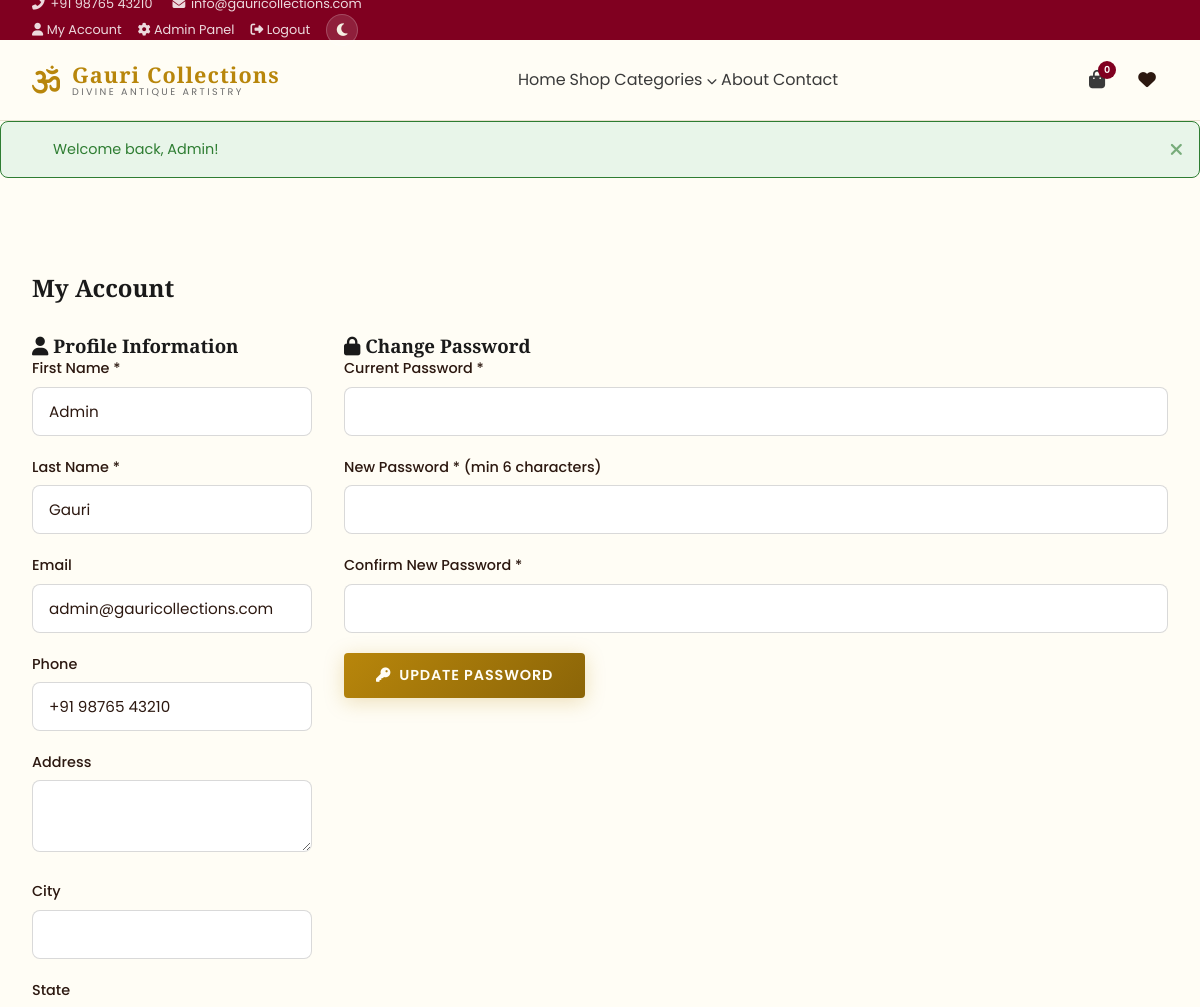
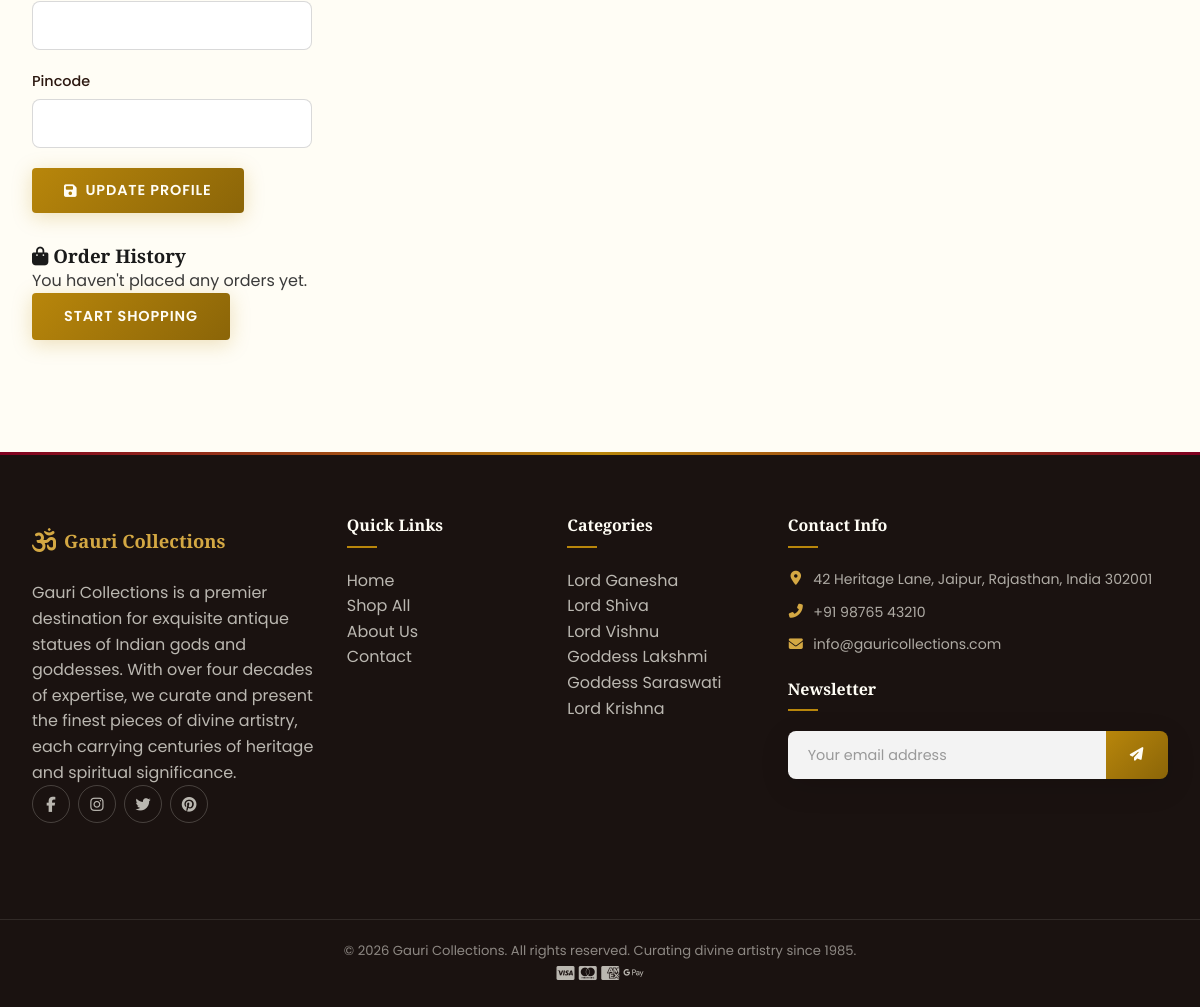
The app's page /pages/account.php (signed in) with its own data (2 pictures, top to bottom).
### tables this page shows
CREATE TABLE IF NOT EXISTS users (
    id INT AUTO_INCREMENT PRIMARY KEY,
    first_name VARCHAR(100) NOT NULL,
    last_name VARCHAR(100) NOT NULL,
    email VARCHAR(255) NOT NULL UNIQUE,
    password VARCHAR(255) NOT NULL,
    phone VARCHAR(20),
    address TEXT,
    city VARCHAR(100),
    state VARCHAR(100),
    pincode VARCHAR(10),
    role ENUM('customer', 'admin') DEFAULT 'customer',
    is_active TINYINT(1) DEFAULT 1,
    created_at TIMESTAMP DEFAULT CURRENT_TIMESTAMP,
    updated_at TIMESTAMP DEFAULT CURRENT_TIMESTAMP ON UPDATE CURRENT_TIMESTAMP
);

CREATE TABLE IF NOT EXISTS categories (
    id INT AUTO_INCREMENT PRIMARY KEY,
    name VARCHAR(255) NOT NULL,
    slug VARCHAR(255) NOT NULL UNIQUE,
    description TEXT,
    image VARCHAR(500),
    parent_id INT DEFAULT NULL,
    sort_order INT DEFAULT 0,
    is_active TINYINT(1) DEFAULT 1,
    created_at TIMESTAMP DEFAULT CURRENT_TIMESTAMP,
    updated_at TIMESTAMP DEFAULT CURRENT_TIMESTAMP ON UPDATE CURRENT_TIMESTAMP,
    FOREIGN KEY (parent_id) REFERENCES categories(id) ON DELETE SET NULL
);

### config/database.php (called while the page is built, shortened)
<?php
try {
    $pdo = new PDO(
        "mysql:host=" . DB_HOST . ";dbname=" . DB_NAME . ";charset=" . DB_CHARSET,
        DB_USER,
        DB_PASS,
        [
            PDO::ATTR_ERRMODE => PDO::ERRMODE_EXCEPTION,
            PDO::ATTR_DEFAULT_FETCH_MODE => PDO::FETCH_ASSOC,
            PDO::ATTR_EMULATE_PREPARES => false,
        ]
    );
} catch (PDOException $e) {
    die("Database connection failed. Please check your configuration.");
}
$settings = [];
try {
    $stmt = $pdo->query("SELECT setting_key, setting_value FROM settings");
    while ($row = $stmt->fetch()) {
        $settings[$row['setting_key']] = $row['setting_value'];
    }
} catch (PDOException $e) {
}
function getSetting($key, $default = '') {
    global $settings;
    return $settings[$key] ?? $default;
}
function e($string) {
    return htmlspecialchars($string ?? '', ENT_QUOTES, 'UTF-8');
}

### pages/account.php (the view, shortened to what this page needs)
<?php
require_once __DIR__ . '/../config/database.php';
$userId = $_SESSION['user_id'];
$userStmt = $pdo->prepare("SELECT * FROM users WHERE id = ?");
$userStmt->execute([$userId]);
$user = $userStmt->fetch();
$orderStmt = $pdo->prepare("SELECT * FROM orders WHERE user_id = ? ORDER BY created_at DESC");
$orderStmt->execute([$userId]);
$orders = $orderStmt->fetchAll();
require_once __DIR__ . '/../includes/header.php';
?>
<section class="section">
    <div class="container">
        <h1 class="page-title">My Account</h1>
        <div class="account-layout">
            <div class="account-section">
                <h3><i class="fas fa-user"></i> Profile Information</h3>
                <form method="POST" class="account-form">
                    <div class="form-grid">
                        <div class="form-group">
                            <label for="first_name">First Name *</label>
                            <input type="text" id="first_name" name="first_name" required value="<?php echo e($user['first_name']); ?>">
                        </div>
                        <div class="form-group">
                            <label for="last_name">Last Name *</label>
                            <input type="text" id="last_name" name="last_name" required value="<?php echo e($user['last_name']); ?>">
                        </div>
                        <div class="form-group">
                            <label>Email</label>
                            <input type="email" value="<?php echo e($user['email']); ?>" disabled>
                        </div>
                        <div class="form-group">
                            <label for="phone">Phone</label>
                            <input type="tel" id="phone" name="phone" value="<?php echo e($user['phone']); ?>">
                        </div>
                        <div class="form-group form-group-full">
                            <label for="address">Address</label>
                            <textarea id="address" name="address" rows="2"><?php echo e($user['address']); ?></textarea>
                        </div>
                        <div class="form-group">
                            <label for="city">City</label>
                            <input type="text" id="city" name="city" value="<?php echo e($user['city']); ?>">
                        </div>
                        <div class="form-group">
                            <label for="state">State</label>
                            <input type="text" id="state" name="state" value="<?php echo e($user['state']); ?>">
                        </div>
                        <div class="form-group">
                            <label for="pincode">Pincode</label>
                            <input type="text" id="pincode" name="pincode" value="<?php echo e($user['pincode']); ?>">
                        </div>
                    </div>
                    <button type="submit" name="update_profile" class="btn btn-primary">
                        <i class="fas fa-save"></i> Update Profile
                    </button>
                </form>
            </div>
            <div class="account-section">
                <h3><i class="fas fa-lock"></i> Change Password</h3>
                <form method="POST" class="account-form">
                    <div class="form-group">
                        <label for="current_password">Current Password *</label>
                        <input type="password" id="current_password" name="current_password" required>
                    </div>
                    <div class="form-group">
                        <label for="new_password">New Password * (min 6 characters)</label>
                        <input type="password" id="new_password" name="new_password" required minlength="6">
                    </div>
                    <div class="form-group">
                        <label for="confirm_password">Confirm New Password *</label>
                        <input type="password" id="confirm_password" name="confirm_password" required minlength="6">
                    </div>
                    <button type="submit" name="update_password" class="btn btn-primary">
                        <i class="fas fa-key"></i> Update Password
                    </button>
                </form>
            </div>
            <div class="account-section account-section-full">
                <h3><i class="fas fa-shopping-bag"></i> Order History</h3>
                <?php if (empty($orders)): ?>
                    <div class="empty-state">
                        <p>You haven't placed any orders yet.</p>
                        <a href="<?php echo SITE_URL; ?>/pages/products.php" class="btn btn-primary">Start Shopping</a>
                    </div>
                <?php endif; ?>
            </div>
        </div>
    </div>
</section>
<?php require_once __DIR__ . '/../includes/footer.php'; ?>

### includes/footer.php (shortened to what this page needs)
    </main>
    <footer class="site-footer">
        <div class="footer-top">
            <div class="container">
                <div class="footer-grid">
                    <div class="footer-col">
                        <div class="footer-logo">
                            <span class="logo-icon"><i class="fas fa-om"></i></span>
                            <span class="logo-name">Gauri Collections</span>
                        </div>
                        <p><?php echo e(getSetting('about_text', '')); ?></p>
                        <div class="social-links">
                            <a href="#" title="Facebook"><i class="fab fa-facebook-f"></i></a>
                            <a href="#" title="Instagram"><i class="fab fa-instagram"></i></a>
                            <a href="#" title="Twitter"><i class="fab fa-twitter"></i></a>
                            <a href="#" title="Pinterest"><i class="fab fa-pinterest"></i></a>
                        </div>
                    </div>
                    <div class="footer-col">
                        <h3>Quick Links</h3>
                        <ul>
                            <li><a href="<?php echo SITE_URL; ?>/index.php">Home</a></li>
                            <li><a href="<?php echo SITE_URL; ?>/pages/products.php">Shop All</a></li>
                            <li><a href="<?php echo SITE_URL; ?>/pages/about.php">About Us</a></li>
                            <li><a href="<?php echo SITE_URL; ?>/pages/contact.php">Contact</a></li>
                        </ul>
                    </div>
                    <div class="footer-col">
                        <h3>Categories</h3>
                        <ul>
                            <?php
                            try {
                                $footerCats = $pdo->query("SELECT id, name FROM categories WHERE is_active = 1 ORDER BY sort_order LIMIT 6");
                                while ($fc = $footerCats->fetch()) {
                                    echo '<li><a href="' . SITE_URL . '/pages/products.php?category=' . (int)$fc['id'] . '">' . e($fc['name']) . '</a></li>';
                                }
                            } catch (PDOException $e) {}
                            ?>
                        </ul>
                    </div>
                    <div class="footer-col">
                        <h3>Contact Info</h3>
                        <ul class="contact-info">
                            <li><i class="fas fa-map-marker-alt"></i> <?php echo e(getSetting('site_address')); ?></li>
                            <li><i class="fas fa-phone-alt"></i> <?php echo e(getSetting('site_phone')); ?></li>
                            <li><i class="fas fa-envelope"></i> <?php echo e(getSetting('site_email')); ?></li>
                        </ul>
                        <h3 class="mt-3">Newsletter</h3>
                        <form class="newsletter-form" id="newsletterForm">
                            <input type="email" name="email" placeholder="Your email address" required>
                            <button type="submit"><i class="fas fa-paper-plane"></i></button>
                        </form>
                    </div>
                </div>
            </div>
        </div>
        <div class="footer-bottom">
            <div class="container">
                <p><?php echo e(getSetting('footer_text')); ?></p>
                <div class="payment-icons">
                    <i class="fab fa-cc-visa"></i>
                    <i class="fab fa-cc-mastercard"></i>
                    <i class="fab fa-cc-amex"></i>
                    <i class="fab fa-google-pay"></i>
                </div>
            </div>
        </div>
    </footer>
</body>
</html>

### records on screen
users: first_name "Admin", last_name "Gauri", email "admin@gauricollections.com", phone "+91 98765 43210"
categories: name "Lord Ganesha"
categories: name "Lord Shiva"
categories: name "Lord Vishnu"
categories: name "Goddess Lakshmi"
categories: name "Goddess Saraswati"
categories: name "Lord Krishna"

### other values on screen
$cartCount "0"
$flash['message'] "Welcome back, Admin!"
getSetting('site_address') "42 Heritage Lane, Jaipur, Rajasthan, India 302001"
getSetting('site_phone') "+91 98765 43210"
getSetting('site_email') "info@gauricollections.com"
getSetting('footer_text') "© 2026 Gauri Collections. All rights reserved. Curating divine artistry since 1985."
